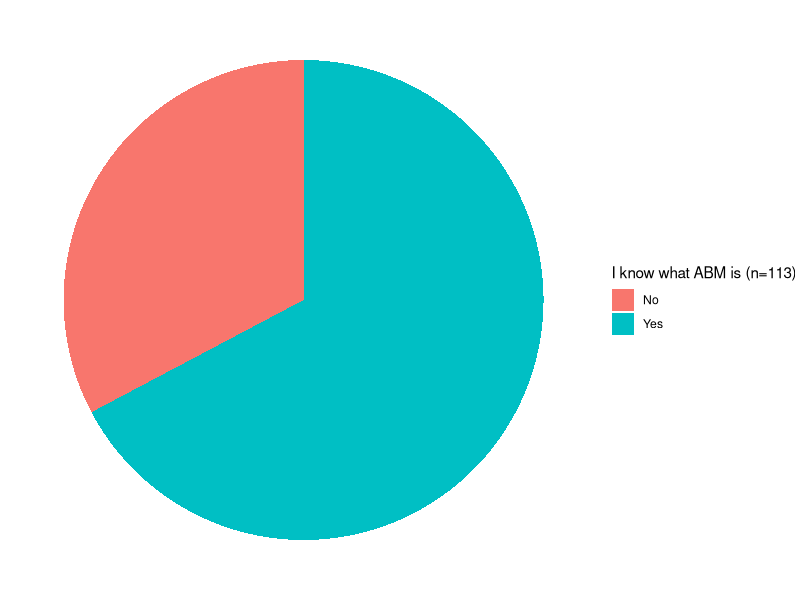
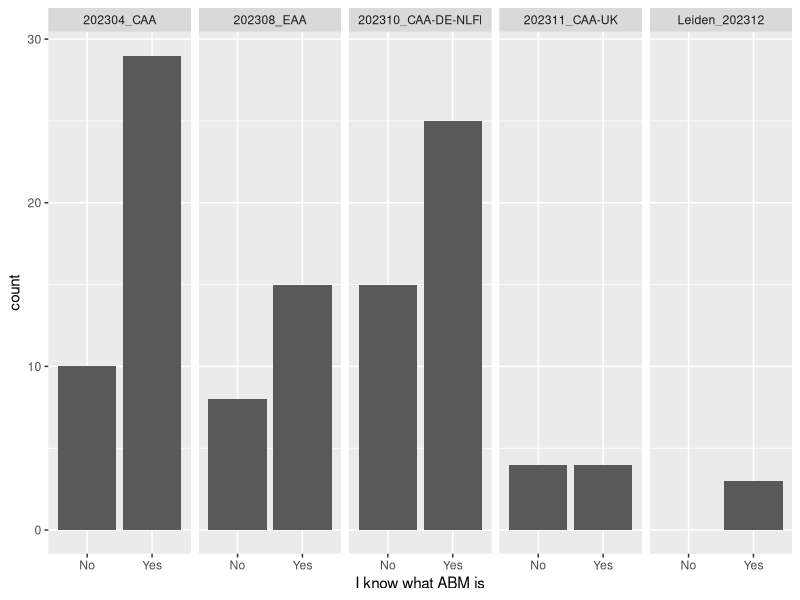
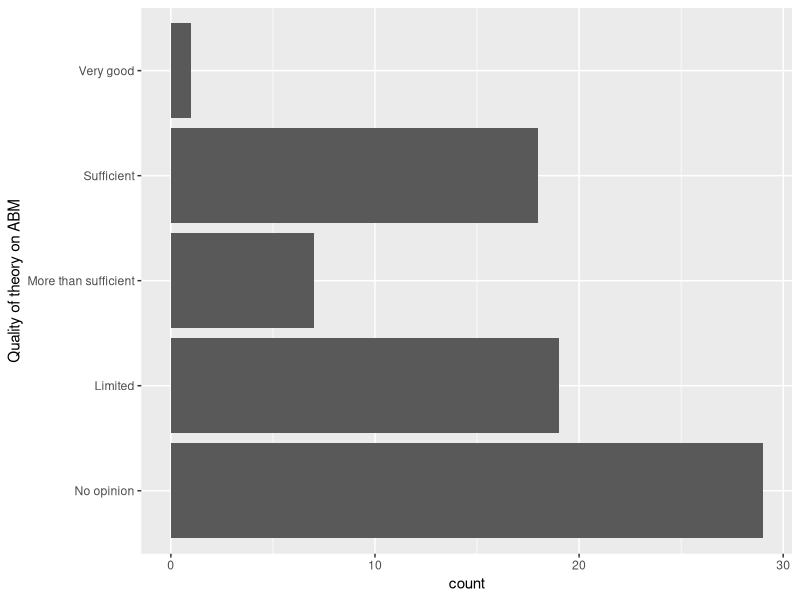
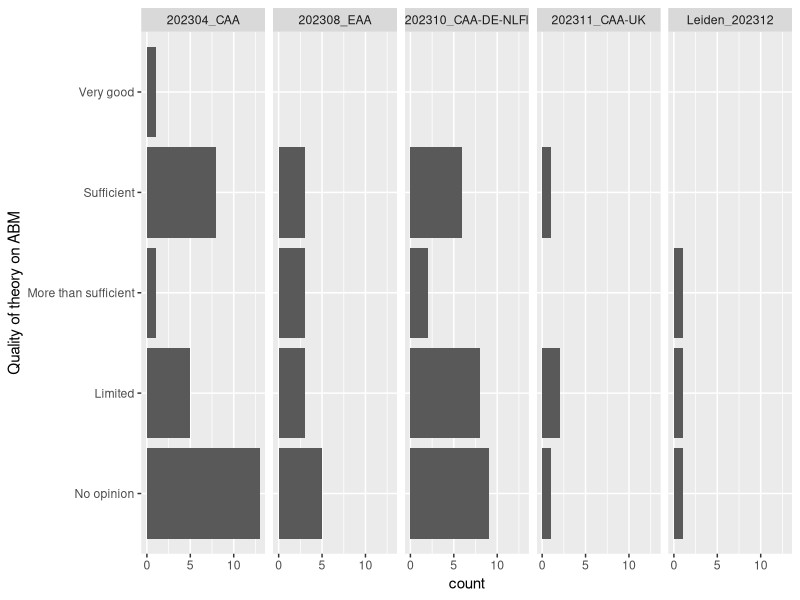
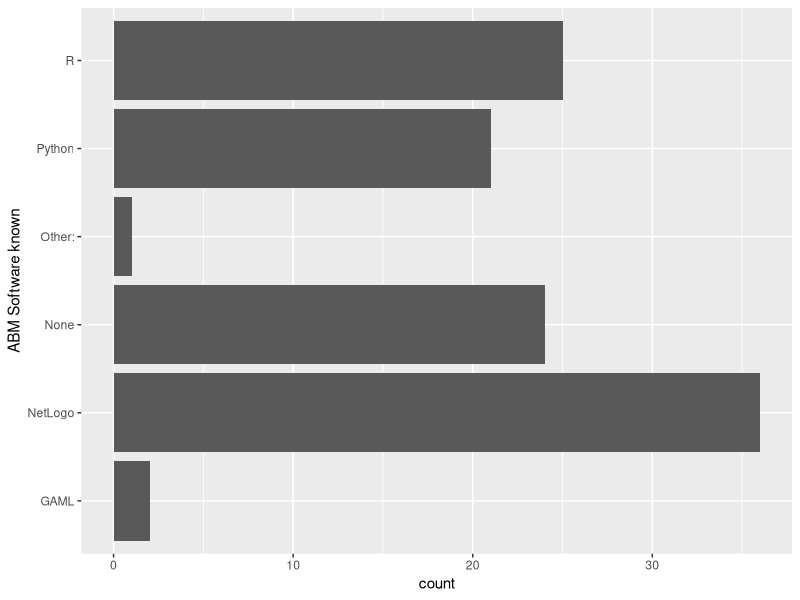
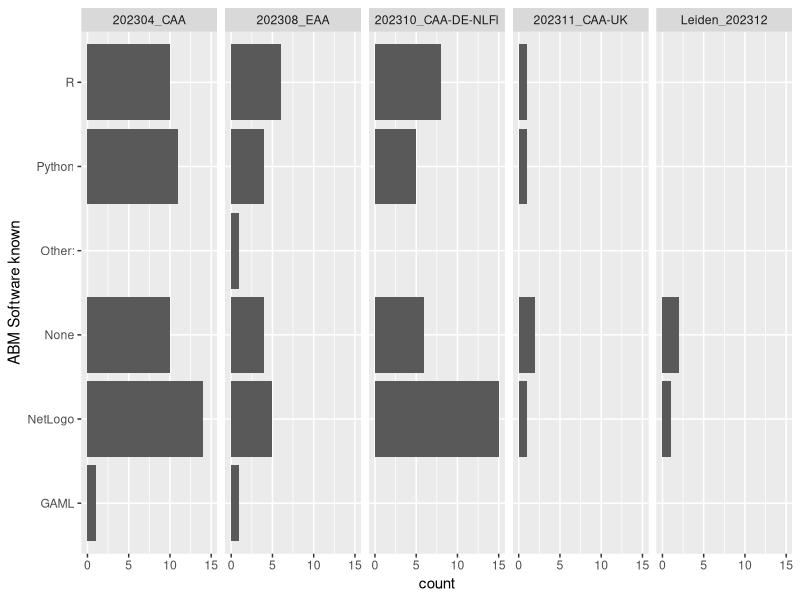
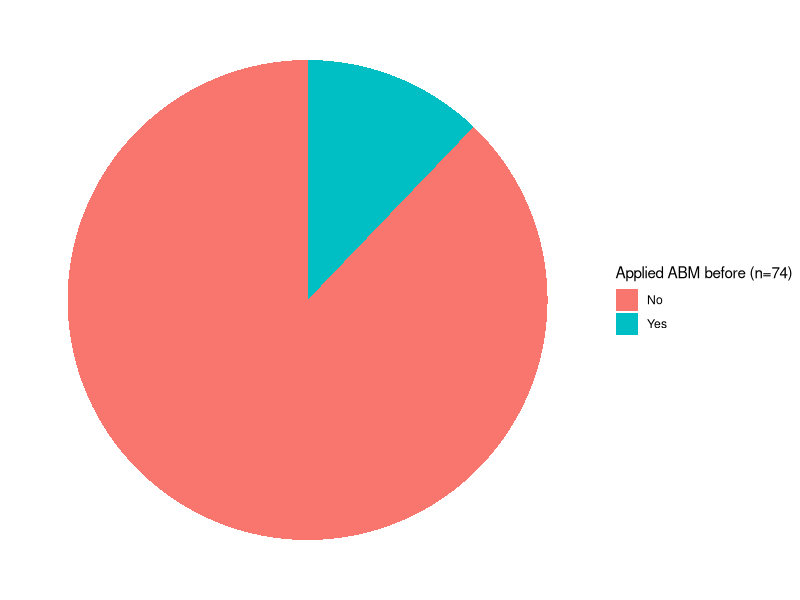
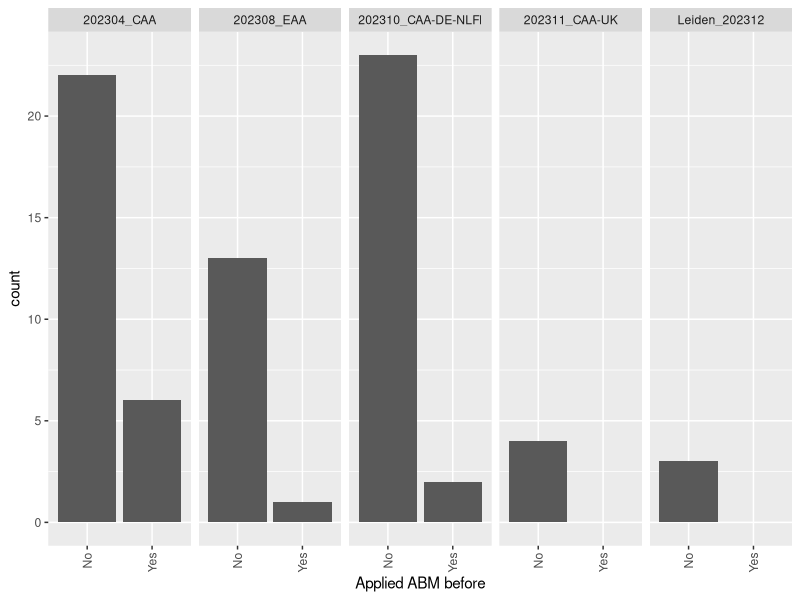

The R script that drew these images, in order:
library(tidyverse)

CAA_202304 <- read.csv("data/CAA_202304.csv")
CAA_202304$Workshop <- "202304_CAA"
EAA_202308 <- read.csv("data/EAA_202308.csv")
EAA_202308$Workshop <- "202308_EAA"
CAADENLFl_202310 <- read.csv("data/CAADENLFl_202310.csv")
CAADENLFl_202310$Workshop <- "202310_CAA-DE-NLFl"
CAAUK_202311 <- read.csv("data/CAAUK_202311.csv")
CAAUK_202311$Workshop <- "202311_CAA-UK"
Leiden_202312 <- read.csv("data/Leiden_202312.csv")
Leiden_202312$Workshop <- "Leiden_202312"

pre_surveys <-rbind(CAA_202304, EAA_202308, CAADENLFl_202310, CAAUK_202311, Leiden_202312)

write.csv(pre_surveys, "data/pre_workshop_surveys.csv")

# do you know ABM

ggplot(pre_surveys, aes(x = 1, fill = `Do.you.know.what.Agent.Based.Modeling.is.`)) +
  geom_bar() + coord_polar(theta = "y", start=0) + theme_void() +
  scale_fill_discrete(name = paste0("I know what ABM is (n=", sum(!is.na(pre_surveys$Do.you.know.what.Agent.Based.Modeling.is.)), ")"))
ggsave("export/preworkshop/ABM_known_pie.png")

ggplot(pre_surveys, aes(x = `Do.you.know.what.Agent.Based.Modeling.is.`)) +
  geom_bar() + xlab("I know what ABM is") + facet_grid(~Workshop)
ggsave("export/preworkshop/ABM_known_facet.png")

# Theory on ABM

pre_surveys %>%
  select(`How.do.you.judge.the.available.theory.on.Agent.Based.Modelling.`) %>%
  filter(`How.do.you.judge.the.available.theory.on.Agent.Based.Modelling.`!="") %>%
  mutate(`How.do.you.judge.the.available.theory.on.Agent.Based.Modelling.` =
           fct_relevel(`How.do.you.judge.the.available.theory.on.Agent.Based.Modelling.`,
                       "No opinion", "Limited", "More than sufficient", "Sufficient")) %>%
  ggplot(aes(x = `How.do.you.judge.the.available.theory.on.Agent.Based.Modelling.`)) +
  geom_bar() + xlab("Quality of theory on ABM") + coord_flip() #+ scale_y_continuous(breaks=c(0,2,4,6,8,10))
ggsave("export/preworkshop/ABM_theory_quality.png")
# check factor volgorde

pre_surveys %>%
  select(`How.do.you.judge.the.available.theory.on.Agent.Based.Modelling.`, Workshop) %>%
  filter(`How.do.you.judge.the.available.theory.on.Agent.Based.Modelling.`!="") %>%
  mutate(`How.do.you.judge.the.available.theory.on.Agent.Based.Modelling.` =
           fct_relevel(`How.do.you.judge.the.available.theory.on.Agent.Based.Modelling.`,
                       "No opinion", "Limited", "More than sufficient", "Sufficient")) %>%
  ggplot(aes(x = `How.do.you.judge.the.available.theory.on.Agent.Based.Modelling.`)) +
  geom_bar() + xlab("Quality of theory on ABM") + coord_flip() +
  facet_grid(~Workshop) #+ scale_y_continuous(breaks=c(0,2,4,6,8,10))
ggsave("export/preworkshop/ABM_theory_quality_facet.png")

# ABM software

pre_surveys$Which.software.do.you.know.for.Agent.Based.Modeling....Selected.Choice <- gsub("Other, please describe:", "Other", pre_surveys$Which.software.do.you.know.for.Agent.Based.Modeling....Selected.Choice)

pre_surveys %>%
  select(`Which.software.do.you.know.for.Agent.Based.Modeling....Selected.Choice`) %>%
  filter(`Which.software.do.you.know.for.Agent.Based.Modeling....Selected.Choice`!="") %>%
  separate_rows(Which.software.do.you.know.for.Agent.Based.Modeling....Selected.Choice, sep = ',\\s*') %>%
  group_by(`Which.software.do.you.know.for.Agent.Based.Modeling....Selected.Choice`) %>%
  ggplot(aes(x=`Which.software.do.you.know.for.Agent.Based.Modeling....Selected.Choice`)) + geom_bar() +
  xlab("ABM Software known") + coord_flip()

ggsave("export/preworkshop/ABM_software_known.png")

pre_surveys %>%
  select(`Which.software.do.you.know.for.Agent.Based.Modeling....Selected.Choice`, Workshop) %>%
  filter(`Which.software.do.you.know.for.Agent.Based.Modeling....Selected.Choice`!="") %>%
  separate_rows(Which.software.do.you.know.for.Agent.Based.Modeling....Selected.Choice, sep = ',\\s*') %>%
  group_by(`Which.software.do.you.know.for.Agent.Based.Modeling....Selected.Choice`) %>%
  ggplot(aes(x=`Which.software.do.you.know.for.Agent.Based.Modeling....Selected.Choice`)) + geom_bar() +
  xlab("ABM Software known") + coord_flip() + facet_grid(~Workshop)

ggsave("export/preworkshop/ABM_software_knownfacet.png")

# ABM Applied

pre_surveys$Have.you.ever.applied.Agent.Based.Modelling.[pre_surveys$Have.you.ever.applied.Agent.Based.Modelling.==""] <- NA

ggplot(pre_surveys[!is.na(pre_surveys$Have.you.ever.applied.Agent.Based.Modelling.),], aes(x = 1, fill = `Have.you.ever.applied.Agent.Based.Modelling.`)) +
  geom_bar(na.rm = TRUE) + coord_polar(theta = "y", start=0) + theme_void() +
  scale_fill_discrete(name = paste0("Applied ABM before (n=", sum(!is.na(pre_surveys$Have.you.ever.applied.Agent.Based.Modelling.)), ")"))
ggsave("export/preworkshop/gender_pie.png")

ggplot(pre_surveys[!is.na(pre_surveys$Have.you.ever.applied.Agent.Based.Modelling.),], aes(x = `Have.you.ever.applied.Agent.Based.Modelling.`)) +
  geom_bar() + xlab("Applied ABM before")  +
  theme(axis.text.x = element_text(angle = 90, vjust = 0.5, hjust=1)) +
  facet_grid(~Workshop)
ggsave("export/preworkshop/ABM_applied_before_facet.png")

# Computer skills

pre_surveys$Which.computer.skills.do.you.have....Selected.Choice <- gsub("Other, please describe:", "Other", pre_surveys$Which.computer.skills.do.you.have....Selected.Choice)

pre_surveys %>%
  select(`Which.computer.skills.do.you.have....Selected.Choice`) %>%
  separate_rows(`Which.computer.skills.do.you.have....Selected.Choice`, sep = ',\\s*') %>%
  group_by(`Which.computer.skills.do.you.have....Selected.Choice`) %>%
  ggplot(aes(x=`Which.computer.skills.do.you.have....Selected.Choice`)) + geom_bar() +
  xlab("Computer skills") + coord_flip()

ggsave("export/preworkshop/computer_skills.png")

pre_surveys %>%
  select(`Which.computer.skills.do.you.have....Selected.Choice`, Workshop) %>%
  separate_rows(`Which.computer.skills.do.you.have....Selected.Choice`, sep = ',\\s*') %>%
  group_by(`Which.computer.skills.do.you.have....Selected.Choice`) %>%
  ggplot(aes(x=`Which.computer.skills.do.you.have....Selected.Choice`)) + geom_bar() +
  xlab("Computer skills") + coord_flip() + facet_grid(~Workshop)

ggsave("export/preworkshop/computer_skills_facet.png")


# Gender
pre_surveys$What.is.your.gender....Selected.Choice[pre_surveys$What.is.your.gender....Selected.Choice==""] <- "Not shared"

ggplot(pre_surveys, aes(x = 1, fill = `What.is.your.gender....Selected.Choice`)) +
  geom_bar() + xlab("Gender") + coord_polar(theta = "y", start=0) + theme_void() +
  scale_fill_discrete(name = paste0("Gender (n=", sum(!is.na(pre_surveys$What.is.your.gender....Selected.Choice)), ")"))
ggsave("export/preworkshop/gender_pie.png")

ggplot(pre_surveys, aes(x = `What.is.your.gender....Selected.Choice`)) +
  geom_bar() + xlab("Gender")  +
  theme(axis.text.x = element_text(angle = 90, vjust = 0.5, hjust=1)) +
  facet_grid(~Workshop)
ggsave("export/preworkshop/gender_bar_facet.png")


# age
pre_surveys$What.is.your.age.[pre_surveys$What.is.your.age.==""] <- "Not shared"
pre_surveys$What.is.your.age.[pre_surveys$What.is.your.age.=="Prefer not to share this"] <- "Not shared"
pre_surveys$What.is.your.age.[pre_surveys$What.is.your.age.=="Over 71 years"] <- "71 years or older"

ggplot(pre_surveys, aes(x = `What.is.your.age.`)) +
  geom_bar() + xlab("Age") +
  theme(axis.text.x = element_text(angle = 90, vjust = 0.5, hjust=1))
ggsave("export/preworkshop/age_classes.png")

ggplot(pre_surveys, aes(x = `What.is.your.age.`)) +
  geom_bar() + xlab("Age") + facet_grid(~Workshop) +
  theme(axis.text.x = element_text(angle = 90, vjust = 0.5, hjust=1))
ggsave("export/preworkshop/age_classes_facet.png")


#nationality

pre_surveys$What.is.you.nationality....Nationality...Text[pre_surveys$What.is.you.nationality....Nationality...Text=="USA"] <- "American"
pre_surveys$What.is.you.nationality....Nationality...Text[pre_surveys$What.is.you.nationality....Nationality...Text=="United States of America"] <- "American"
pre_surveys$What.is.you.nationality....Nationality...Text[pre_surveys$What.is.you.nationality....Nationality...Text=="American "] <- "American"
pre_surveys$What.is.you.nationality....Nationality...Text[pre_surveys$What.is.you.nationality....Nationality...Text=="UK (Scotland)"] <- "British"
pre_surveys$What.is.you.nationality....Nationality...Text[pre_surveys$What.is.you.nationality....Nationality...Text=="Spain"] <- "Spanish"
pre_surveys$What.is.you.nationality....Nationality...Text[pre_surveys$What.is.you.nationality....Nationality...Text=="Polish "] <- "Polish"
pre_surveys$What.is.you.nationality....Nationality...Text[pre_surveys$What.is.you.nationality....Nationality...Text=="nl"] <- "Dutch"
pre_surveys$What.is.you.nationality....Nationality...Text[pre_surveys$What.is.you.nationality....Nationality...Text=="Netherlands"] <- "Dutch"
pre_surveys$What.is.you.nationality....Nationality...Text[pre_surveys$What.is.you.nationality....Nationality...Text=="Dutch "] <- "Dutch"
pre_surveys$What.is.you.nationality....Nationality...Text[pre_surveys$What.is.you.nationality....Nationality...Text=="israel"] <- "Israeli"
pre_surveys$What.is.you.nationality....Nationality...Text[pre_surveys$What.is.you.nationality....Nationality...Text=="italian"] <- "Italian"
pre_surveys$What.is.you.nationality....Nationality...Text[pre_surveys$What.is.you.nationality....Nationality...Text=="Italy"] <- "Italian"
pre_surveys$What.is.you.nationality....Nationality...Text[pre_surveys$What.is.you.nationality....Nationality...Text=="Hungary"] <- "Hungarian"
pre_surveys$What.is.you.nationality....Nationality...Text[pre_surveys$What.is.you.nationality....Nationality...Text=="Hungarian "] <- "Hungarian"
pre_surveys$What.is.you.nationality....Nationality...Text[pre_surveys$What.is.you.nationality....Nationality...Text=="greek"] <- "Greek"
pre_surveys$What.is.you.nationality....Nationality...Text[pre_surveys$What.is.you.nationality....Nationality...Text=="Germany"] <- "German"
pre_surveys$What.is.you.nationality....Nationality...Text[pre_surveys$What.is.you.nationality....Nationality...Text=="german"] <- "German"
pre_surveys$What.is.you.nationality....Nationality...Text[pre_surveys$What.is.you.nationality....Nationality...Text=="China"] <- "Chinese"
pre_surveys$What.is.you.nationality....Nationality...Text[pre_surveys$What.is.you.nationality....Nationality...Text=="Belgium"] <- "Belgian"
pre_surveys$What.is.you.nationality....Nationality...Text[pre_surveys$What.is.you.nationality....Nationality...Text=="Belgium "] <- "Belgian"
pre_surveys$What.is.you.nationality....Nationality...Text[pre_surveys$What.is.you.nationality....Nationality...Text=="Belg"] <- "Belgian"

ggplot(pre_surveys, aes(x = `What.is.you.nationality....Nationality...Text`)) +
  geom_bar() +  coord_flip() + xlab("Nationality")
ggsave("export/preworkshop/nationality.png")

ggplot(pre_surveys, aes(x = `What.is.you.nationality....Nationality...Text`)) +
  geom_bar() +  coord_flip() + xlab("Nationality") + facet_grid(~Workshop)
ggsave("export/preworkshop/nationality.png")


# student

pre_surveys$Which.of.the.option.below.applies.to.you.[pre_surveys$Which.of.the.option.below.applies.to.you.==""] <- "Not Shared"
ggplot(pre_surveys, aes(x = 1, fill = `Which.of.the.option.below.applies.to.you.`)) +
  geom_bar() + coord_polar(theta = "y", start=0) + theme_void() +
  scale_fill_discrete(name = paste0("Student or working (n=", sum(!is.na(pre_surveys$Which.of.the.option.below.applies.to.you.)), ")"))
ggsave("export/preworkshop/student_working_pie.png")


ggplot(pre_surveys, aes(x = `Which.of.the.option.below.applies.to.you.`)) +
  geom_bar() +  facet_grid(~Workshop) + xlab("Student or working") +
  theme(axis.text.x = element_text(angle = 90, vjust = 0.5, hjust=1))
ggsave("export/preworkshop/student_working_bar_facet.png")

